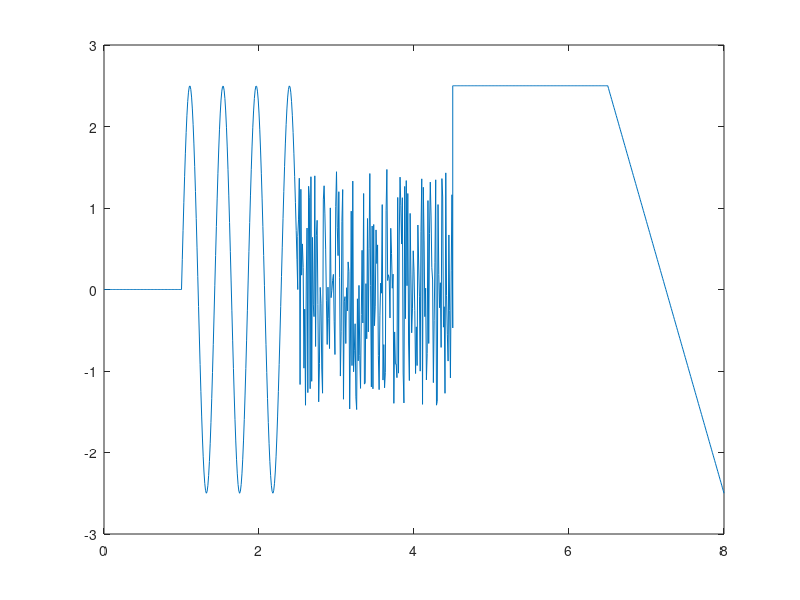

Write MATLAB code to recreate this figure.
%% Gabalveida signala montaz
%% SINUSOIDA
t_sin = 1:0.01:2.5;
%y y_sin = A0+A*sin(2*pi*f(y-delay))
A0=0; A=2.5; T=(2.5-1)/3.5; f=1/T; delay = 1;
y_sin = A0+A*sin(2*pi*f*(t_sin-delay));
%plot(t_sin,y_sin)
%% Limeāri mainigs signāls
t_saw = 6.5:0.01:8;
% y_saw = k*(t_saw-delay)
% k = (yA-yB)/(tA-tB) - liknes slīpuma koef.
% delay - lai noteiktu delay ir jāskatās krustpunkts ar t asi (y=0)
k = (2.5-(-2.5))/(6.5-8);
delay = 7.25
y_saw = k*(t_saw-delay);
%plot(t_saw,y_saw)
%% Konstantes signāls
t_const =4.5:0.01:6.5;
% (t un y ir jābūt vienadam)
y_const = zeros(1,201)+2.5;% viena rinda 201 kolonna
% šī pieeja arī nav lorekta, ja izmainīsises elementu skaits vektoram
% t_const, tad y_const neizmainīsies
y_const = zeros(size(t_const))+2.5;
%plot(t_const,y_const)
%% Nuļļu signals
t_zero = 0:0.01:1;
y_zero = zeros(size(t_zero));
%plot(t_zero,y_zero)
%% Trokšņa signāls
t_noise = 2.5:0.01:4.5;
y_noise = rand(size(t_noise))*3-1.5;
%plot(t_noise,y_noise)
%% Signālu apvienošana
t=  [t_zero,t_sin,t_noise,t_const,t_saw];
y= [y_zero,y_sin,y_noise,y_const,y_saw];
plot(t,y)